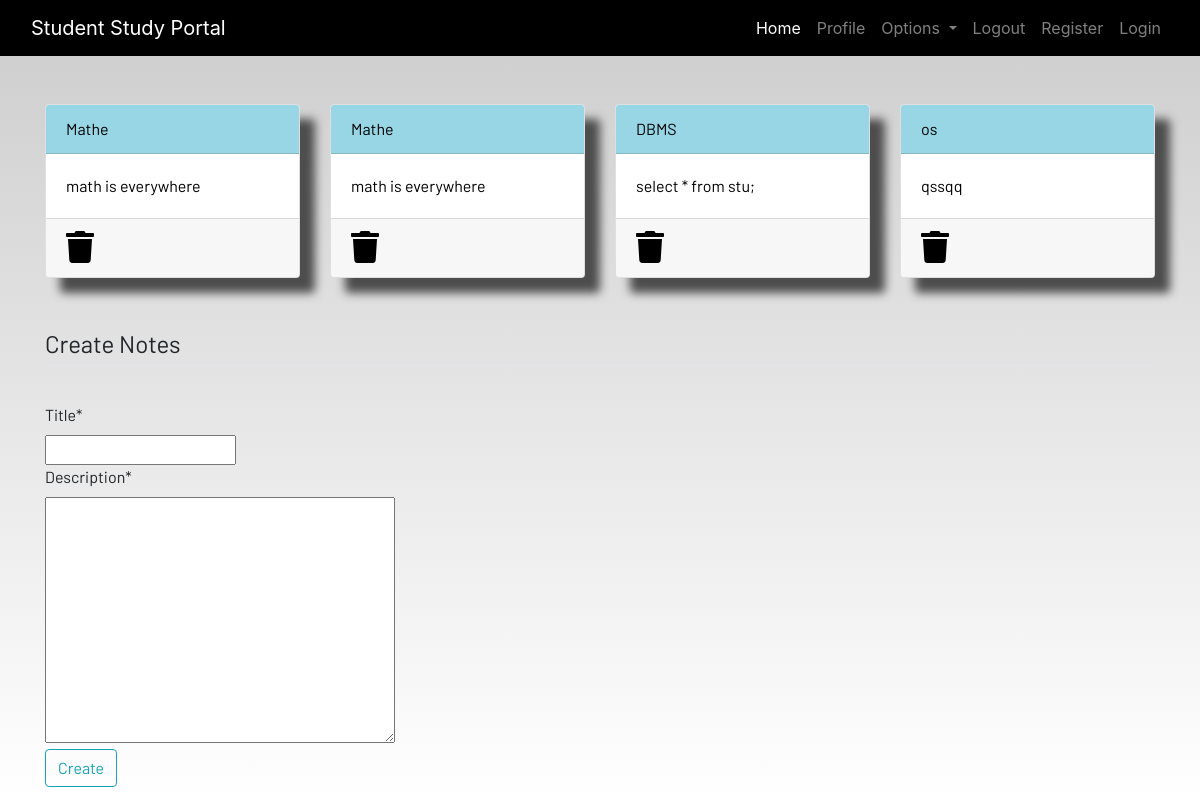
Page /notes (signed in) on the committed database.
### dashboard/models.py (models this page shows, shortened)
class Notes(models.Model):
    user = models.ForeignKey(User, on_delete=models.CASCADE)
    title = models.CharField(max_length=100)
    description = models.TextField()
    class Meta:
        verbose_name = "notes"
        verbose_name_plural = "notes"

### dashboard/views.py (the view)
# urls.py: path('notes', notes, name='notes'),
def notes(request):
    if request.method == "POST":
        form = NotesForm(request.POST)
        if form.is_valid():
            notes = Notes(
                user=request.user, title=request.POST['title'], description=request.POST['description'])
            notes.save()
        messages.success(
            request, f'Notes added from{request.user.username}successfully')
    else:
        form = NotesForm()
    notes = Notes.objects.filter(user=request.user)
    context = {
        'form': form, 'notes': notes
    }
    return render(request, 'notes.html', context)

### dashboard/forms.py
class NotesForm(forms.ModelForm):
    class Meta:
        model = Notes
        fields = ['title', 'description']

### dashboard/templates/notes.html (shortened to what this page needs)
{% extends 'base.html' %} {% load static %} {% block content %}
<div class="container">
  <div class="row">
    {% for note in notes %}
    <div class="col-md-3">
      <a href="{% url 'note-detail' note.id %}">
        <div class="card">
          <div class="card-header">{{note.title}}</div>
          <div class="card-body">{{note.description}}</div>
          <div class="card-footer mt-auto">
            <a href="{% url 'delete-note' note.id %}">
              <i class="fa fa-trash fa-2x"></i
            ></a>
          </div>
        </div>
      </a>
    </div>
    {% endfor %}
    <br /><br />
  </div>
</div>
<br /><br />
<div class="container">
  <form method="POST">
    <fieldset class="form-group">
      <legend class="border-bottom mb-4">Create Notes</legend>
    </fieldset>
    {% load crispy_forms_tags %} {{form|crispy}}
    <div class="form-group">
      <button href="" class="btn btn-outline-info" type="submit">Create</button>
    </div>
  </form>
</div>
{% endblock content %}

### dashboard/static/css/main.css (style rules this page uses)
html { scroll-behavior: smooth; height: 100%; width: 100%; }
.card { box-shadow: 15px 15px 10px rgb(78, 77, 77); }
a { text-decoration: none !important; color: black; }
.card-header { color: black !important; background: rgb(152, 214, 230) !important; transition: 0.3s ease-in; }
html, body { max-width: 100%; overflow-x: hidden; height: 100%; width: 100%; }
body { background: linear-gradient(rgba(0, 0, 0, 0.2), rgba(255, 255, 255, 0.5)); overflow-x: hidden; background-repeat: no-repeat; }
.card-header { background-color: rgb(133, 204, 231); }
.col-md-3 .card { width: 100%; height: 100%; }
.fa { color: black; }

### rows in the picture
Notes: title "Mathe", description "math is everywhere"
Notes: title "Mathe", description "math is everywhere"
Notes: title "DBMS", description "select * from stu;"
Notes: title "os", description "qssqq"
